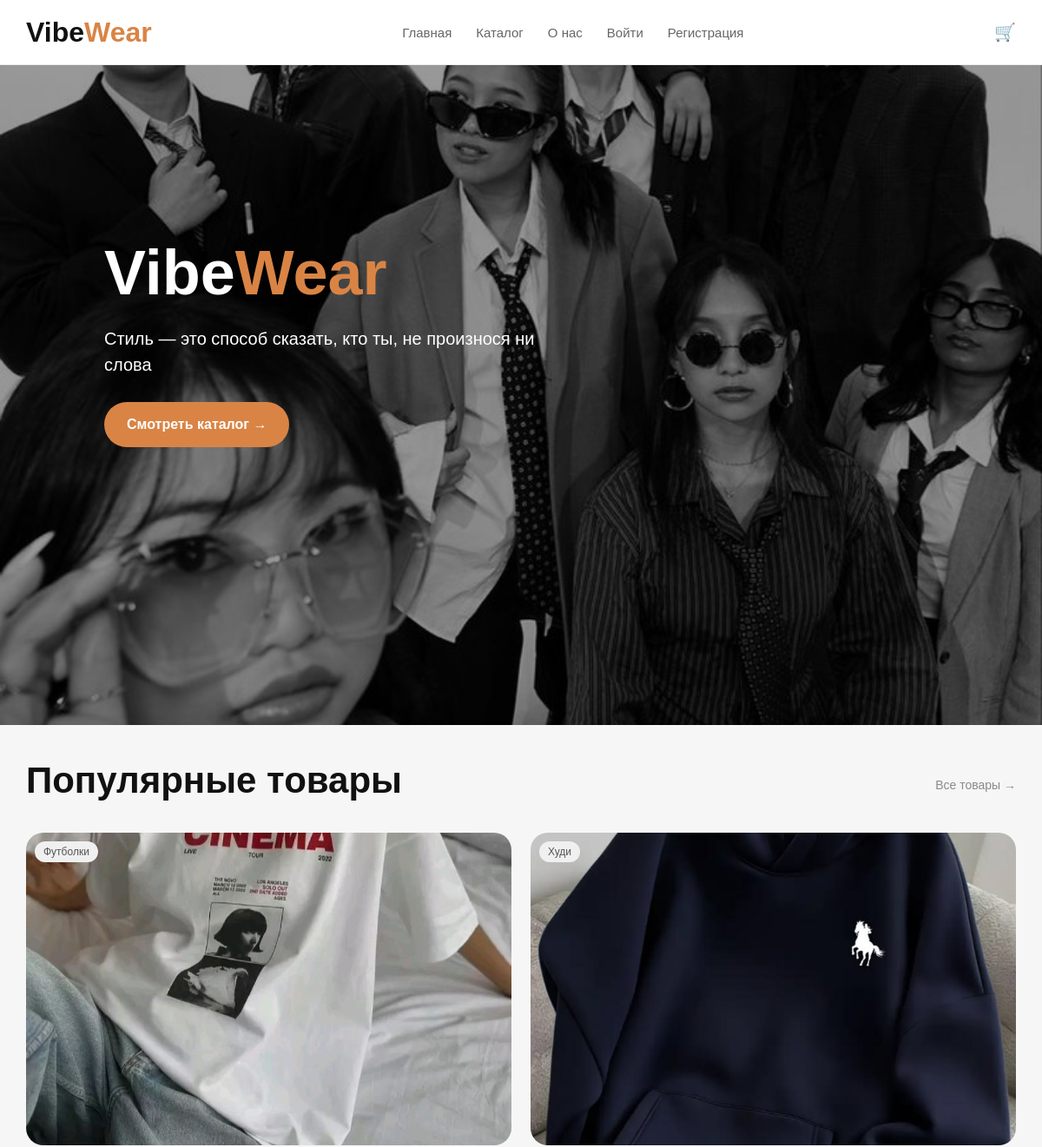
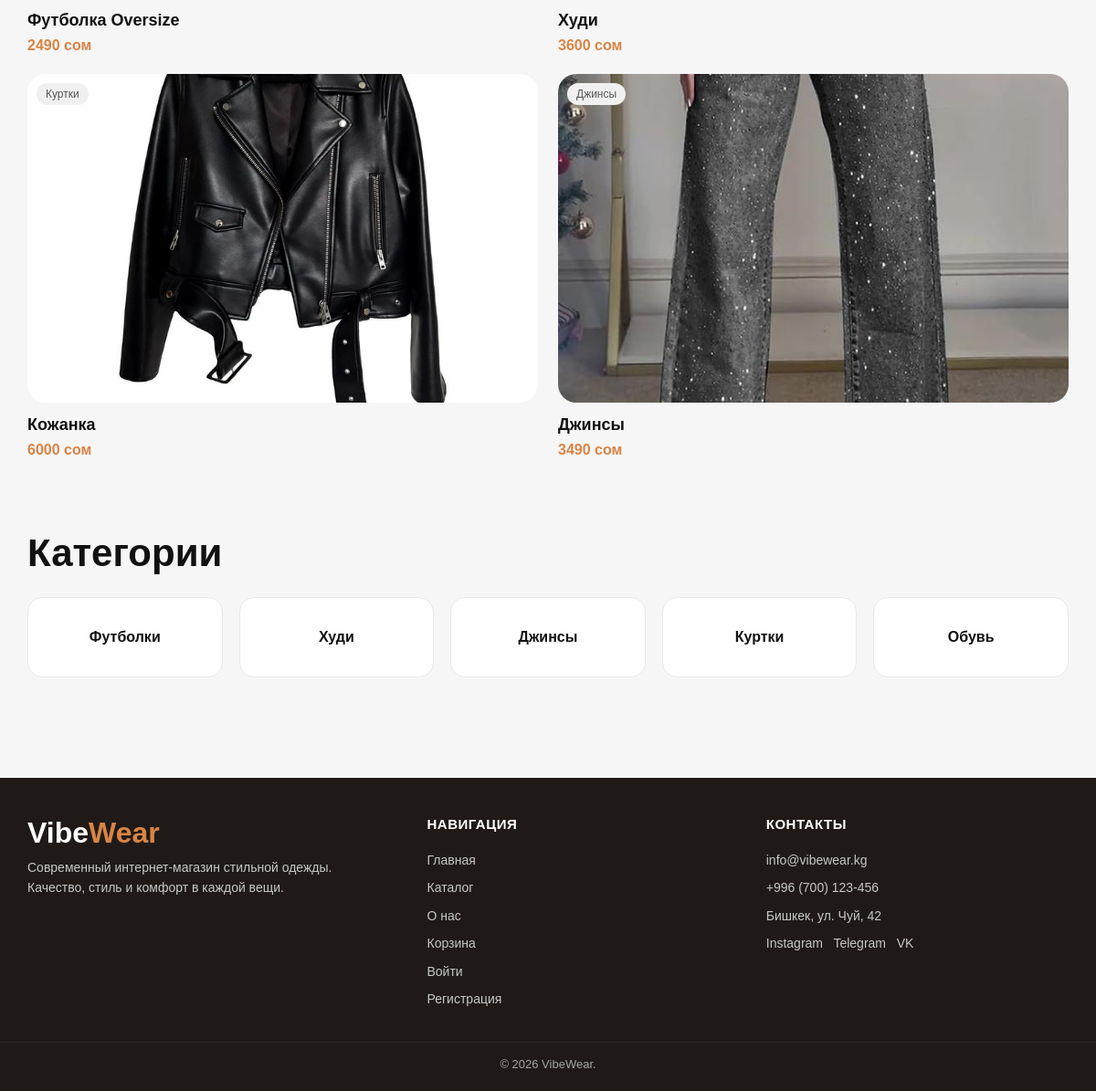
The page / on the database its author committed (2 pictures, top to bottom).
### shop/models.py (models this page shows, shortened)
class Product(models.Model):
    CATEGORY_CHOICES = [
        ("Футболки", "Футболки"),
        ("Худи", "Худи"),
        ("Джинсы", "Джинсы"),
        ("Куртки", "Куртки"),
        ("Обувь", "Обувь"),
        ("Рубашки", "Рубашки"),
        ("Штаны", "Штаны"),
        ("Свитшоты", "Свитшоты"),
    ]
    name = models.CharField(max_length=200, verbose_name="Название")
    price = models.PositiveIntegerField(verbose_name="Цена")
    category = models.CharField(max_length=50, choices=CATEGORY_CHOICES, verbose_name="Категория")
    image = models.CharField(max_length=255, verbose_name="Путь к картинке")
    description = models.TextField(verbose_name="Описание")

### shop/views.py (the view)
# urls.py: path("", views.home, name="home"),
def home(request):
    featured = Product.objects.all()[:4]
    categories = ["Футболки", "Худи", "Джинсы", "Куртки", "Обувь"]
    return render(request, "home.html", {
        "featured": featured,
        "categories": categories,
    })

### shop/templates/home.html
{% extends 'base.html' %}
{% load static %}
{% block content %}
<section class="hero">
    <img src="{% static 'images/aa.jpg' %}" alt="hero">
    <div class="hero-overlay">
        <h1>Vibe<span>Wear</span></h1>
        <p>Стиль — это способ сказать, кто ты, не произнося ни слова</p>
        <a href="{% url 'catalog' %}" class="hero-btn">Смотреть каталог →</a>
    </div>
</section>
<section class="section content-wrap">
    <div class="section-head">
        <h2>Популярные товары</h2>
        <a href="{% url 'catalog' %}">Все товары →</a>
    </div>
    <div class="home-grid">
        {% for item in featured %}
        <div class="home-card">
            <div class="tag">{{ item.category }}</div>
            <img src="{{ item.image }}" alt="{{ item.name }}">
            <h3>{{ item.name }}</h3>
            <p>{{ item.price }} сом</p>
            <a href="{% url 'product' item.id %}" class="hidden-link"></a>
        </div>
        {% endfor %}
    </div>
</section>
<section class="section content-wrap">
    <h2>Категории</h2>
    <div class="category-grid">
        {% for cat in categories %}
        <a href="{% url 'catalog' %}?category={{ cat }}" class="category-box">{{ cat }}</a>
        {% endfor %}
    </div>
</section>
{% endblock %}

### shop/templates/base.html (shortened to what this page needs)
<!DOCTYPE html>
<html lang="ru">
<head>
    <link rel="stylesheet" href="/static/css/style.css">
</head>
<body>
    <header class="site-header">
        <div class="header-inner">
            <a href="{% url 'home' %}" class="logo">Vibe<span>Wear</span></a>
            <nav class="main-nav">
                <a href="{% url 'home' %}">Главная</a>
                <a href="{% url 'catalog' %}">Каталог</a>
                <a href="{% url 'about' %}">О нас</a>
                {% if user.is_authenticated %}
                    <a href="{% url 'logout' %}">Выйти</a>
                {% else %}
                    <a href="{% url 'login' %}">Войти</a>
                    <a href="{% url 'register' %}">Регистрация</a>
                {% endif %}
            </nav>
            <a href="{% url 'cart' %}" class="cart-icon">🛒</a>
        </div>
    </header>
    {% block content %}{% endblock %}
    <footer class="site-footer">
        <div class="footer-inner">
            <div>
                <div class="footer-logo">Vibe<span>Wear</span></div>
                <p>Современный интернет-магазин стильной одежды.<br>Качество, стиль и комфорт в каждой вещи.</p>
            </div>
            <div>
                <h4>НАВИГАЦИЯ</h4>
                <a href="{% url 'home' %}">Главная</a>
                <a href="{% url 'catalog' %}">Каталог</a>
                <a href="{% url 'about' %}">О нас</a>
                <a href="{% url 'cart' %}">Корзина</a>
                {% if user.is_authenticated %}
                    <a href="{% url 'logout' %}">Выйти</a>
                {% else %}
                    <a href="{% url 'login' %}">Войти</a>
                    <a href="{% url 'register' %}">Регистрация</a>
                {% endif %}
            </div>
            <div>
                <h4>КОНТАКТЫ</h4>
                <p>info@vibewear.kg</p>
                <p>+996 (700) 123-456</p>
                <p>Бишкек, ул. Чуй, 42</p>
                <p>Instagram &nbsp; Telegram &nbsp; VK</p>
            </div>
        </div>
        <div class="footer-copy">© 2026 VibeWear.</div>
    </footer>
</body>
</html>

### shop/static/css/style.css (style rules this page uses)
* { box-sizing: border-box; }
body { margin: 0; font-family: Arial, sans-serif; background: #f6f6f6; color: #111; }
a { text-decoration: none; color: inherit; }
.site-header { background: #fff; border-bottom: 1px solid #ececec; position: sticky; top: 0; z-index: 100; }
.header-inner { max-width: 1180px; margin: 0 auto; height: 74px; display: flex; align-items: center; justify-content: space-between; padding: 0 20px; }
.logo, .footer-logo { font-size: 32px; font-weight: 800; }
.logo span, .footer-logo span, .hero-overlay h1 span { color: #d98445; }
.main-nav { display: flex; gap: 28px; font-size: 15px; color: #666; }
.cart-icon { font-size: 20px; }
.content-wrap { max-width: 1180px; margin: 0 auto; padding: 40px 20px; }
.hero { position: relative; width: 100%; height: 760px; overflow: hidden; }
.hero img { width: 100%; height: 100%; object-fit: cover; display: block; filter: brightness(0.6); }
.hero-overlay { position: absolute; left: 10%; top: 42%; transform: translateY(-50%); color: #fff; }
.hero-overlay h1 { margin: 0 0 10px; font-size: 72px; font-weight: 800; }
.hero-overlay p { font-size: 20px; max-width: 520px; line-height: 1.5; margin-bottom: 28px; }
.hero-btn, .checkout-btn, .cart-btn, .home-btn { display: inline-flex; align-items: center; justify-content: center; background: #d98445; color: #fff; border: none; border-radius: 999px; height: 52px; padding: 0 26px; font-weight: 700; cursor: pointer; }
.section h2, .catalog-page h1, .about-page h1, .cart-page h1, .checkout-box h1 { margin: 0 0 10px; font-size: 42px; font-weight: 800; }
.section-head { display: flex; align-items: center; justify-content: space-between; margin-bottom: 26px; }
.section-head a { color: #8a8a8a; font-size: 14px; }
.home-grid, .catalog-grid { display: grid; grid-template-columns: repeat(4, 1fr); gap: 22px; }
.home-card, .catalog-card { position: relative; background: transparent; }
.home-card img, .catalog-card img { width: 100%; height: 360px; object-fit: cover; border-radius: 20px; display: block; }
.home-card h3, .catalog-card h3 { margin: 14px 0 8px; font-size: 18px; font-weight: 700; }
.home-card p, .catalog-card p { margin: 0; color: #d98445; font-weight: 700; }
.tag { position: absolute; top: 10px; left: 10px; background: #f0f0f0; color: #555; border-radius: 999px; padding: 5px 10px; font-size: 12px; z-index: 2; }
.hidden-link { position: absolute; inset: 0; z-index: 1; }
.category-grid { display: grid; grid-template-columns: repeat(5, 1fr); gap: 18px; margin-top: 24px; }
.category-box { background: #fff; border: 1px solid #e8e8e8; border-radius: 16px; padding: 34px 16px; text-align: center; font-weight: 600; transition: 0.2s; }
.site-footer { background: #1f1a18; color: #fff; margin-top: 70px; padding-top: 42px; }
.footer-inner { max-width: 1180px; margin: 0 auto; padding: 0 20px 28px; display: grid; grid-template-columns: 1.2fr 1fr 1fr; gap: 40px; }
.site-footer h4 { margin-top: 0; font-size: 15px; letter-spacing: 0.5px; }
.site-footer p, .site-footer a { color: #c7c7c7; display: block; margin: 8px 0; font-size: 14px; line-height: 1.6; }
.footer-copy { border-top: 1px solid rgba(255,255,255,0.08); text-align: center; color: #a5a5a5; font-size: 13px; padding: 16px 20px 22px; }
@media (max-width: 1200px) { .home-grid, .catalog-grid { grid-template-columns: repeat(2, 1fr); } }

### rows shown on the page
Product: category "Футболки", image (picture), name "Футболка Oversize", price "2490"
Product: category "Худи", image (picture), name "Худи", price "3600"
Product: category "Куртки", image (picture), name "Кожанка", price "6000"
Product: category "Джинсы", image (picture), name "Джинсы", price "3490"

### other values the page prints
{{ cat }} "Футболки" "Худи" "Джинсы" "Куртки" "Обувь"
